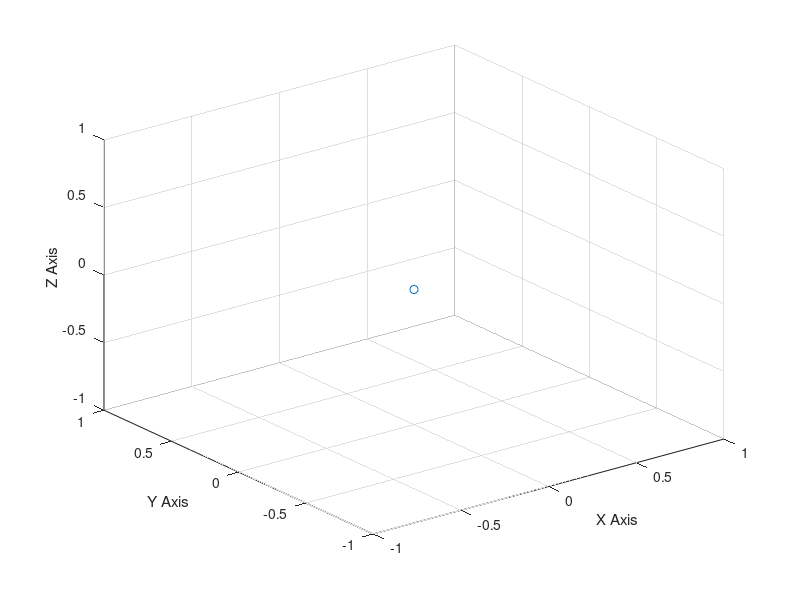

MATLAB code to generate this figure:
function h = initialize(x,y,z,bx,by,bz)

if nargin == 0
    x = 0;
    y = 0;
    z = 0;
    bx = [-1 1];
    by = [-1 1];
    bz = [-1 1];
end
h = plot3(x,y,z,'o-');
grid on
set(gca,'ZLim',bz,'YLim',by, 'XLim',bx)
xlabel('X Axis')
ylabel('Y Axis')
zlabel('Z Axis')
